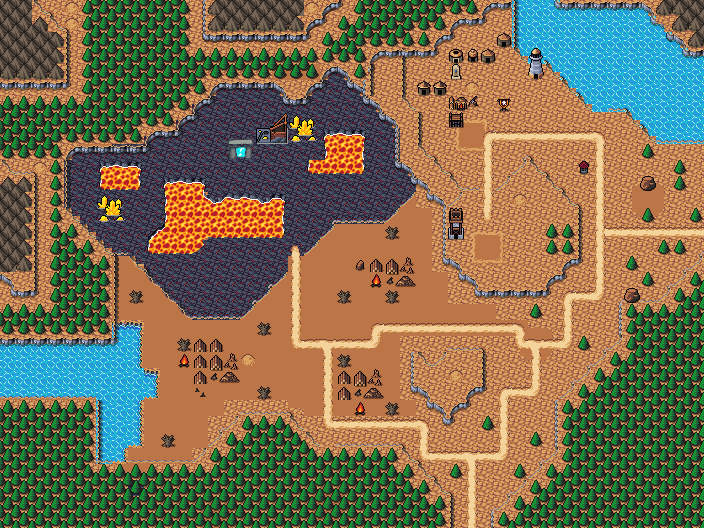

A level layout from a 2D game, rendered from its tile map. Below: a short description, then the map file with tile-grid data replaced by summaries:
An orthogonal 44x33 tile map with 16x16 px tiles, 5 tile layers (Collision, BackGroundSubDirt, BackGroundDirt, Background, ...), 4 tilesets and 42 objects.

<map version="1.10" tiledversion="1.10.2" orientation="orthogonal" renderorder="right-down" width="44" height="33" tilewidth="16" tileheight="16" infinite="0" nextlayerid="38" nextobjectid="243">
 <editorsettings>
  <export format="tmx" />
 </editorsettings>
 <tileset firstgid="1" source="../../tileset/main.tsx" />
 <tileset firstgid="10113" source="../../tileset/buildings.tsx" />
 <tileset firstgid="11905" source="../../tileset/FarmFood.tsx" />
 <tileset firstgid="16001" source="../../tileset/dungeon.tsx" />
 <layer id="37" name="Collision" width="44" height="33">
  <data>[1452 cells, 234 non-empty, 17 distinct tile ids]</data>
 </layer>
 <layer id="36" name="BackGroundSubDirt" width="44" height="33">
  <data>[1452 cells, 64 non-empty, 7 distinct tile ids]</data>
 </layer>
 <layer id="34" name="BackGroundDirt" width="44" height="33">
  <data>[1452 cells, 1380 non-empty, 36 distinct tile ids]</data>
 </layer>
 <layer id="33" name="Background" width="44" height="33">
  <data>[1452 cells, 916 non-empty, 94 distinct tile ids]</data>
 </layer>
 <layer id="35" name="Clutter" width="44" height="33">
  <properties>
   <property name="spriteLayer" type="bool" value="true" />
  </properties>
  <data>[1452 cells, 701 non-empty, 95 distinct tile ids]</data>
 </layer>
 <objectgroup id="12" name="Objects" opacity="0.9" offsetx="3.15789" offsety="7.89474">
  <object id="122" template="../../obj/enemy.tx" x="126.066" y="208.927">
   <properties>
    <property name="enemy" value="Dwarf Mercenary" />
    <property name="threatRange" type="int" value="20" />
   </properties>
  </object>
  <object id="137" template="../../obj/enemy.tx" x="437.766" y="377.391">
   <properties>
    <property name="enemy" value="Griffin" />
    <property name="threatRange" type="int" value="50" />
   </properties>
  </object>
  <object id="162" template="../../obj/enemy.tx" x="554.576" y="101.181">
   <properties>
    <property name="enemy" value="Camel" />
    <property name="threatRange" type="int" value="20" />
   </properties>
  </object>
  <object id="163" template="../../obj/waypoint.tx" x="591.506" y="140.065" />
  <object id="172" template="../../obj/waypoint.tx" x="311.202" y="205.285" />
  <object id="175" template="../../obj/waypoint.tx" x="540.3" y="365.843" />
  <object id="178" template="../../obj/enemy.tx" x="464.964" y="134.824">
   <properties>
    <property name="enemy" value="Loamspeaker" />
    <property name="threatRange" type="int" value="40" />
    <property name="waypoints" value="228,163" />
   </properties>
  </object>
  <object id="180" template="../../obj/waypoint.tx" x="105.695" y="175.417" />
  <object id="184" template="../../obj/waypoint.tx" x="335.19" y="156.503" />
  <object id="188" template="../../obj/manashards.tx" x="534.233" y="208.667" />
  <object id="189" template="../../obj/waypoint.tx" x="531.114" y="135.498" />
  <object id="191" template="../../obj/waypoint.tx" x="173.909" y="220.488" />
  <object id="194" template="../../obj/collision.tx" x="-3.9079" y="521.105" width="704" height="16" />
  <object id="195" template="../../obj/collision.tx" x="702.342" y="-7.9362" width="16" height="538.083" />
  <object id="196" template="../../obj/collision.tx" x="-17.6579" y="-8.9362" width="16" height="547.083" />
  <object id="199" template="../../obj/waypoint.tx" x="265.972" y="172.719" />
  <object id="201" template="../../obj/enemy.tx" x="591.03" y="232.382">
   <properties>
    <property name="enemy" value="Loamspeaker" />
    <property name="threatRange" type="int" value="40" />
    <property name="waypoints" value="163,230" />
   </properties>
  </object>
  <object id="202" template="../../obj/enemy.tx" x="149.313" y="411.754">
   <properties>
    <property name="enemy" value="Bull" />
    <property name="threatRange" type="int" value="40" />
   </properties>
  </object>
  <object id="206" template="../../obj/enemy.tx" x="479.231" y="246.814">
   <properties>
    <property name="enemy" value="Fire Dragon" />
   </properties>
  </object>
  <object id="210" template="../../obj/enemy.tx" x="312.797" y="341.822">
   <properties>
    <property name="enemy" value="Shaman of Zedruu" />
    <property name="threatRange" type="int" value="40" />
    <property name="waypoints" value="231,236" />
   </properties>
  </object>
  <object id="211" template="../../obj/enemy.tx" x="350.149" y="280.341">
   <properties>
    <property name="enemy" value="Shaman of Zedruu" />
    <property name="threatRange" type="int" value="40" />
   </properties>
  </object>
  <object id="213" template="../../obj/enemy.tx" x="221.884" y="213.937">
   <properties>
    <property name="enemy" value="Magma Fire Elemental" />
    <property name="threatRange" type="int" value="40" />
    <property name="waypoints" value="180,191,184,191" />
   </properties>
  </object>
  <object id="214" template="../../obj/enemy.tx" x="440.278" y="321.097">
   <properties>
    <property name="enemy" value="Shaman of Zedruu" />
    <property name="spawn.Hard" type="bool" value="true" />
    <property name="threatRange" type="int" value="30" />
    <property name="waypoints" value="233,232,231" />
   </properties>
  </object>
  <object id="223" template="../../obj/door_up.tx" x="463.842" y="524.605">
   <properties>
    <property name="teleport" value="../common/maps/map/zedruu/zedruu.tmx" />
   </properties>
  </object>
  <object id="225" template="../../obj/enemy.tx" x="503.727" y="394.454">
   <properties>
    <property name="enemy" value="Shaman of Zedruu" />
    <property name="threatRange" type="int" value="40" />
    <property name="waypoints" value="234,175" />
   </properties>
  </object>
  <object id="226" template="../../obj/enemy.tx" x="536.841" y="90.5883">
   <properties>
    <property name="enemy" value="Camel" />
    <property name="threatRange" type="int" value="20" />
   </properties>
  </object>
  <object id="227" template="../../obj/enemy.tx" x="194.666" y="420.426">
   <properties>
    <property name="enemy" value="Bull" />
    <property name="threatRange" type="int" value="40" />
   </properties>
  </object>
  <object id="228" template="../../obj/waypoint.tx" x="478.404" y="134.74" />
  <object id="229" template="../../obj/waypoint.tx" x="478.404" y="209.408" />
  <object id="230" template="../../obj/waypoint.tx" x="590.082" y="294.464" />
  <object id="231" template="../../obj/waypoint.tx" x="283.618" y="346.407" />
  <object id="232" template="../../obj/waypoint.tx" x="394.646" y="319.137" />
  <object id="233" template="../../obj/waypoint.tx" x="508.272" y="329.526" />
  <object id="234" template="../../obj/waypoint.tx" x="503.727" y="450.942" />
  <object id="235" template="../../obj/waypoint.tx" x="414.774" y="433.412" />
  <object id="236" template="../../obj/waypoint.tx" x="319.329" y="427.568" />
  <object id="237" template="../../obj/waypoint.tx" x="284.917" y="246.417" />
  <object id="238" template="../../obj/enemy.tx" x="285.567" y="285.374">
   <properties>
    <property name="enemy" value="Fire Giant" />
    <property name="threatRange" type="int" value="40" />
    <property name="waypoints" value="191,190,189" />
   </properties>
  </object>
  <object id="239" template="../../obj/door_up.tx" x="227.922" y="152.857" width="19.6114" height="29.1114">
   <properties>
    <property name="direction" value="down" />
    <property name="teleport" value="../common/maps/map/zedruu/zedruu_f3.tmx" />
   </properties>
  </object>
  <object id="240" template="../../obj/enemy.tx" x="173.889" y="376.924">
   <properties>
    <property name="enemy" value="Shaman of Zedruu" />
    <property name="threatRange" type="int" value="40" />
   </properties>
  </object>
  </objectgroup>
</map>
<!-- 2 of 42 objects omitted -->
